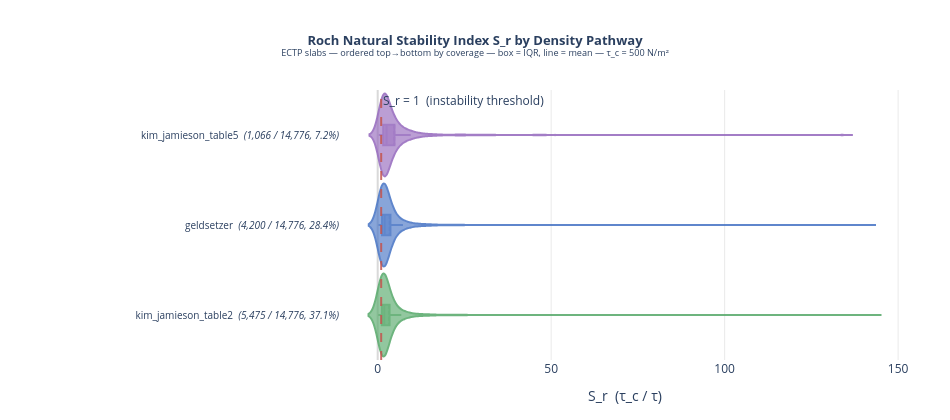

The notebook cell saved with this chart:
### Markdown cell above
## 7. S_r Distribution by Density Pathway (Natural Variant)

Violin plots of the Roch natural stability index $S_r = \tau_c / \tau$ across all ECTP
slabs, ordered by coverage (highest coverage at top).  The red dashed line at $S_r = 1$
marks the instability threshold.

### Code cell
DENSITY_COLORS = {
    'data_flow':           'rgba(196, 140,  68, 0.75)',
    'geldsetzer':          'rgba( 68, 114, 196, 0.75)',
    'kim_jamieson_table2': 'rgba( 84, 168, 104, 0.75)',
    'kim_jamieson_table5': 'rgba(148, 103, 189, 0.75)',
}

fig_nat = go.Figure()

for m in reversed(sorted_methods):   # reversed so highest-coverage ends up at top
    vals = np.array(pathway_S_r[m])
    if len(vals) == 0:
        continue
    n          = len(vals)
    pct        = n / total
    color      = DENSITY_COLORS.get(m, 'rgba(128,128,128,0.75)')
    line_color = color.replace('0.75', '1.0')

    fig_nat.add_trace(go.Violin(
        x=vals,
        y=[f"{m}  <i>({n:,} / {total:,}, {pct:.1%})</i>"] * n,
        orientation='h',
        name=m,
        box_visible=True,
        meanline_visible=True,
        points=False,
        fillcolor=color,
        line_color=line_color,
        opacity=0.85,
        showlegend=False,
    ))

fig_nat.add_vline(
    x=1.0,
    line_dash='dash',
    line_color='rgba(196,84,78,0.85)',
    line_width=2,
    annotation_text='S_r = 1  (instability threshold)',
    annotation_position='top right',
)

fig_nat.update_layout(
    title=dict(
        text=(
            '<b>Roch Natural Stability Index S_r by Density Pathway</b><br>'
            f'<sup>ECTP slabs — ordered top→bottom by coverage — '
            f'box = IQR, line = mean — τ_c = {TAU_C:.0f} N/m²</sup>'
        ),
        x=0.5, xanchor='center', font=dict(size=13),
    ),
    xaxis=dict(
        title='S_r  (τ_c / τ)',
        gridcolor='rgba(200,200,200,0.4)',
        zeroline=True,
        zerolinecolor='rgba(180,180,180,0.5)',
    ),
    yaxis=dict(
        autorange='reversed',
        tickfont=dict(size=10),
    ),
    plot_bgcolor='white',
    violingap=0.08,
    violingroupgap=0,
    width=950,
    height=420,
    margin=dict(l=340, r=40, t=90, b=60),
)

fig_nat.show()

### Figure 1 — Plotly figure (JSON) as saved in the notebook; plotly's stock layout.template omitted (floating-point values rounded to 4 significant figures; data arrays with more than 128 entries replaced by an {"elided": "..."} marker saying what was removed)
{"data": [{"box": {"visible": true}, "fillcolor": "rgba(148, 103, 189, 0.75)", "line": {"color": "rgba(148, 103, 189, 1.0)"}, "meanline": {"visible": true}, "name": "kim_jamieson_table5", "opacity": 0.85, "orientation": "h", "points": false, "showlegend": false, "type": "violin", "x": {"elided": "1066 float values"}, "y": {"elided": "1066 str values"}}, {"box": {"visible": true}, "fillcolor": "rgba( 68, 114, 196, 0.75)", "line": {"color": "rgba( 68, 114, 196, 1.0)"}, "meanline": {"visible": true}, "name": "geldsetzer", "opacity": 0.85, "orientation": "h", "points": false, "showlegend": false, "type": "violin", "x": {"elided": "4200 float values"}, "y": {"elided": "4200 str values"}}, {"box": {"visible": true}, "fillcolor": "rgba( 84, 168, 104, 0.75)", "line": {"color": "rgba( 84, 168, 104, 1.0)"}, "meanline": {"visible": true}, "name": "kim_jamieson_table2", "opacity": 0.85, "orientation": "h", "points": false, "showlegend": false, "type": "violin", "x": {"elided": "5475 float values"}, "y": {"elided": "5475 str values"}}], "layout": {"annotations": [{"showarrow": false, "text": "S_r = 1  (instability threshold)", "x": 1, "xanchor": "left", "xref": "x", "y": 1, "yanchor": "top", "yref": "y domain"}], "height": 420, "margin": {"b": 60, "l": 340, "r": 40, "t": 90}, "plot_bgcolor": "white", "shapes": [{"line": {"color": "rgba(196,84,78,0.85)", "dash": "dash", "width": 2}, "type": "line", "x0": 1, "x1": 1, "xref": "x", "y0": 0, "y1": 1, "yref": "y domain"}], "title": {"font": {"size": 13}, "text": "<b>Roch Natural Stability Index S_r by Density Pathway</b><br><sup>ECTP slabs — ordered top→bottom by coverage — box = IQR, line = mean — τ_c = 500 N/m²</sup>", "x": 0.5, "xanchor": "center"}, "violingap": 0.08, "violingroupgap": 0, "width": 950, "xaxis": {"gridcolor": "rgba(200,200,200,0.4)", "title": {"text": "S_r  (τ_c / τ)"}, "zeroline": true, "zerolinecolor": "rgba(180,180,180,0.5)"}, "yaxis": {"autorange": "reversed", "tickfont": {"size": 10}}}}
